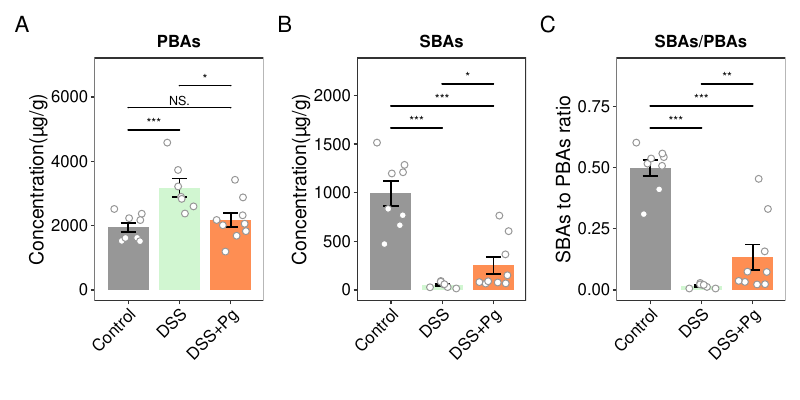

Source code (R):
rm(list = ls())
library(tidyverse)
library(RColorBrewer)
require(ggpubr)
library(paletteer)
library(patchwork)
library(ggsignif) #默认为wilcox test
library(ggsci)
library(ggprism)
library(rstatix)


mycolors <- c("#979797","#D1F6D1","#FE8E53","#A380AA")
#mycolor <- brewer.pal(8,"Set1")[2:1]


data1 <- read.csv("./FFD_PBAs.csv",header = T,check.names = F)
colnames(data1)[1] <- "Group"
data1$Group <- factor(data1$Group,
                      levels = c("Control","DSS","P.goldsteinii"),
                      labels = c("Control","DSS","DSS+Pg"))


ylim <- max(data1$Concentration)



p1 <- ggplot(data1,aes(x =Group ,y=Concentration,fill = Group))+
  stat_summary(fun = mean,geom = 'col',
               position = position_dodge2(),
               width = 0.8) +
  
  stat_summary(fun.data = 'mean_se',geom = 'errorbar',
               color = 'black',
               position = position_dodge(width = 0.9),
               width = 0.3,size = 0.6) +
  
  scale_fill_manual(values=mycolors)+
  
  # 添加抖动点
  geom_point(aes(color = "black"),
             # 不显示图例
             show.legend = F,
             position = position_jitterdodge(seed = 123,
                                             jitter.width = 0.6,
                                             dodge.width = 0.9),
             # 形状
             shape = 21,
             # 填充颜色
             fill = "white",
             # 大小
             size = 2) +
  # 抖动点边框颜色
  scale_color_manual(values = mycolors) +
  
  labs(y="Concentration(μg/g)",x="",title = "PBAs")+
  #scale_x_discrete(labels=dat1$label)+ #自定义X轴标签
  ylim(0,ylim*1.5)+
  theme_bw(base_size = 10)+
  theme(panel.grid = element_blank(),legend.position="none",plot.title = element_text(hjust = 0.5,face = "bold"),
        axis.text.x  = element_text(size=12,color ="black",angle = 45,hjust = 1),
        axis.text.y  = element_text(size=12,color ="black"),
        axis.title.x =element_text(size=14), axis.title.y=element_text(size=14))+
  geom_signif(aes(Group,Concentration),
              y_position = c(ylim*1.05, ylim*1.20, ylim*1.35),
              #annotations = c("hello", "world","nihao"),
              textsize = 3,
              tip_length = 0,
              test="wilcox.test",
              map_signif_level = TRUE,## 转化为星号
              comparisons =list(c("Control", "DSS"),
                                c("Control", "DSS+Pg"),
                                c("DSS","DSS+Pg")))


p1



data1 <- read.csv("./FFD_SBAs.csv",header = T,check.names = F)
colnames(data1)[1] <- "Group"
data1$Group <- factor(data1$Group,
                      levels = c("Control","DSS","P.goldsteinii"),
                      labels = c("Control","DSS","DSS+Pg"))


ylim <- max(data1$Concentration)



p2 <- ggplot(data1,aes(x =Group ,y=Concentration,fill = Group))+
  stat_summary(fun = mean,geom = 'col',
               position = position_dodge2(),
               width = 0.8) +
  
  stat_summary(fun.data = 'mean_se',geom = 'errorbar',
               color = 'black',
               position = position_dodge(width = 0.9),
               width = 0.3,size = 0.6) +
  
  scale_fill_manual(values=mycolors)+
  
  # 添加抖动点
  geom_point(aes(color = "black"),
             # 不显示图例
             show.legend = F,
             position = position_jitterdodge(seed = 123,
                                             jitter.width = 0.6,
                                             dodge.width = 0.9),
             # 形状
             shape = 21,
             # 填充颜色
             fill = "white",
             # 大小
             size = 2) +
  # 抖动点边框颜色
  scale_color_manual(values = mycolors) +
  
  labs(y="Concentration(μg/g)",x="",title = "SBAs")+
  #scale_x_discrete(labels=dat1$label)+ #自定义X轴标签
  ylim(0,ylim*1.5)+
  theme_bw(base_size = 10)+
  theme(panel.grid = element_blank(),legend.position="none",plot.title = element_text(hjust = 0.5,face = "bold"),
        axis.text.x  = element_text(size=12,color ="black",angle = 45,hjust = 1),
        axis.text.y  = element_text(size=12,color ="black"),
        axis.title.x =element_text(size=14), axis.title.y=element_text(size=14))+
  geom_signif(aes(Group,Concentration),
              y_position = c(ylim*1.05, ylim*1.20, ylim*1.35),
              #annotations = c("hello", "world","nihao"),
              textsize = 3,
              tip_length = 0,
              test="wilcox.test",
              map_signif_level = TRUE,## 转化为星号
              comparisons =list(c("Control", "DSS"),
                                c("Control", "DSS+Pg"),
                                c("DSS","DSS+Pg")))


p2



####
data1 <- read.csv("./FFD_SBAs-to-PBAs.csv",header = T,check.names = F)
colnames(data1)[1] <- "Group"
data1$Group <- factor(data1$Group,
                      levels = c("Control","DSS","P.goldsteinii"),
                      labels = c("Control","DSS","DSS+Pg"))


ylim <- max(data1$Concentration)



p3 <- ggplot(data1,aes(x =Group ,y=Concentration,fill = Group))+
  stat_summary(fun = mean,geom = 'col',
               position = position_dodge2(),
               width = 0.8) +
  
  stat_summary(fun.data = 'mean_se',geom = 'errorbar',
               color = 'black',
               position = position_dodge(width = 0.9),
               width = 0.3,size = 0.6) +
  
  scale_fill_manual(values=mycolors)+
  
  # 添加抖动点
  geom_point(aes(color = "black"),
             # 不显示图例
             show.legend = F,
             position = position_jitterdodge(seed = 123,
                                             jitter.width = 0.6,
                                             dodge.width = 0.9),
             # 形状
             shape = 21,
             # 填充颜色
             fill = "white",
             # 大小
             size = 2) +
  # 抖动点边框颜色
  scale_color_manual(values = mycolors) +
  
  labs(y="SBAs to PBAs ratio",x="",title = "SBAs/PBAs")+
  #scale_x_discrete(labels=dat1$label)+ #自定义X轴标签
  ylim(0,ylim*1.5)+
  theme_bw(base_size = 10)+
  theme(panel.grid = element_blank(),legend.position="none",plot.title = element_text(hjust = 0.5,face = "bold"),
        axis.text.x  = element_text(size=12,color ="black",angle = 45,hjust = 1),
        axis.text.y  = element_text(size=12,color ="black"),
        axis.title.x =element_text(size=14), axis.title.y=element_text(size=14))+
  geom_signif(aes(Group,Concentration),
              y_position = c(ylim*1.05, ylim*1.20, ylim*1.35),
              #annotations = c("hello", "world","nihao"),
              textsize = 3,
              tip_length = 0,
              test="wilcox.test",
              map_signif_level = TRUE,## 转化为星号
              comparisons =list(c("Control", "DSS"),
                                c("Control", "DSS+Pg"),
                                c("DSS","DSS+Pg")))


p3


p <- p1 + p2 + p3 +
  plot_layout(nrow = 1) +
  plot_annotation(tag_levels = 'A') & 
  theme(plot.tag = element_text(size = 16))

p
ggsave("Fig4D.pdf",p,width = 8,height = 4)


